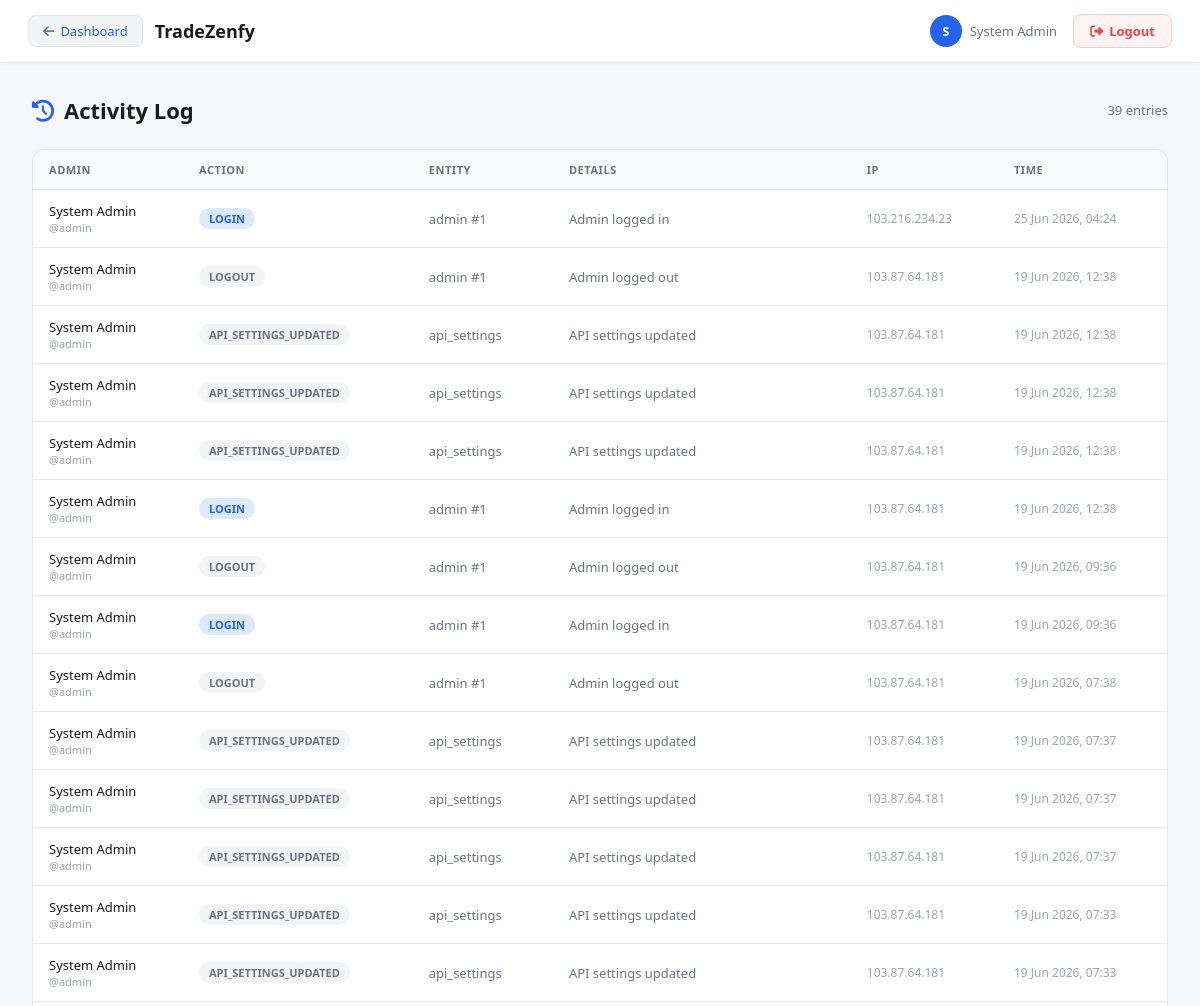
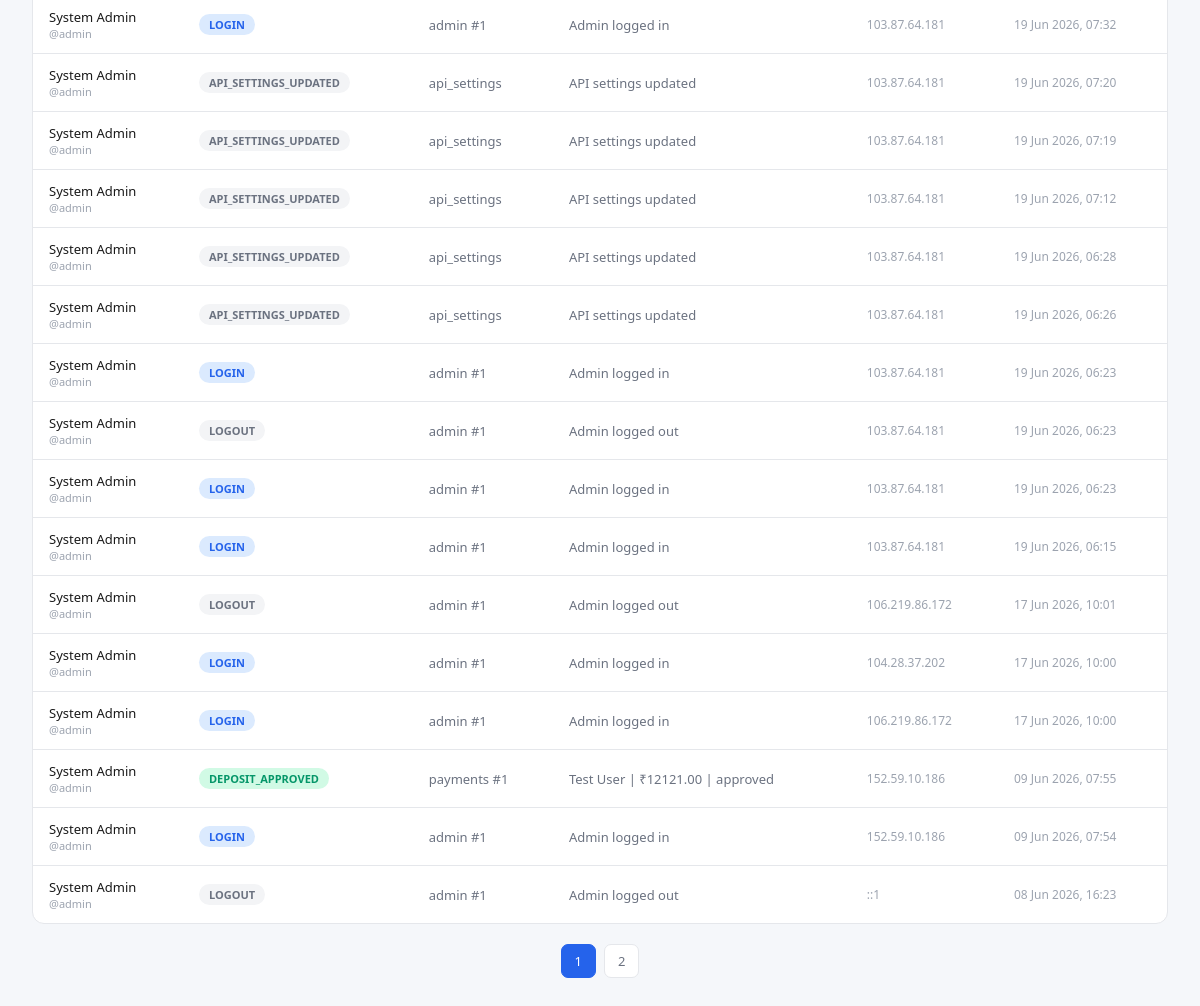
The app's page /admin/activity-log.php (signed in) with its own data (2 pictures, top to bottom).
### tables this page shows
CREATE TABLE IF NOT EXISTS `admin_activity_log` (
  `id` int(11) NOT NULL AUTO_INCREMENT,
  `admin_id` int(11) NOT NULL,
  `action` varchar(100) NOT NULL,
  `entity_type` varchar(50) DEFAULT NULL,
  `entity_id` int(11) DEFAULT NULL,
  `details` text DEFAULT NULL,
  `ip_address` varchar(45) DEFAULT NULL,
  `created_at` timestamp NOT NULL DEFAULT current_timestamp(),
  PRIMARY KEY (`id`)
);

### includes/middleware.php (called while the page is built, shortened)
<?php
function requireAdmin(): array {
    $db   = getDB();
    $stmt = $db->prepare("SELECT id, username, name, email, role FROM admins WHERE id = ? AND is_active = 1");
    $stmt->execute([$_SESSION['admin_id']]);
    $admin = $stmt->fetch();
    return $admin;
}

### admin/activity-log.php (the view, shortened to what this page needs)
<?php
require_once __DIR__ . '/../includes/middleware.php';
$admin = requireAdmin();
$db    = getDB();
$page    = max(1, (int)($_GET['page'] ?? 1));
$perPage = 30;
$offset  = ($page - 1) * $perPage;
$totalRows  = $db->query("SELECT COUNT(*) FROM admin_activity_log")->fetchColumn();
$totalPages = ceil($totalRows / $perPage);
$logs = $db->prepare("
    SELECT l.*, a.name, a.username
    FROM admin_activity_log l
    JOIN admins a ON a.id = l.admin_id
    ORDER BY l.created_at DESC
    LIMIT $perPage OFFSET $offset
");
$logs->execute();
$logs = $logs->fetchAll();
?>
<!DOCTYPE html>
<html lang="en">
<head>
<link rel="stylesheet" href="https://cdnjs.cloudflare.com/ajax/libs/font-awesome/6.4.0/css/all.min.css">
</head>
<body>
<?php include __DIR__ . '/../includes/admin-header.php'; ?>
<div class="main" style="padding:32px">
  <div class="page-header">
    <h1><i class="fa fa-history" style="color:#2563EB;margin-right:10px"></i>Activity Log</h1>
    <span style="font-size:13px;color:#6B7280"><?= number_format($totalRows) ?> entries</span>
  </div>
  <div class="card">
    <table>
      <thead><tr><th>Admin</th><th>Action</th><th>Entity</th><th>Details</th><th>IP</th><th>Time</th></tr></thead>
      <tbody>
        <?php foreach ($logs as $log):
          $actionLower = strtolower($log['action']);
          $chipClass   = str_contains($actionLower, 'login') ? 'login' : (str_contains($actionLower, 'approve') || str_contains($actionLower, 'approved') ? 'approve' : (str_contains($actionLower, 'reject') ? 'rejected' : (str_contains($actionLower, 'credit') ? 'credit' : (str_contains($actionLower, 'debit') ? 'debit' : ''))));
        ?>
        <tr>
          <td>
            <div style="font-weight:500"><?= htmlspecialchars($log['name']) ?></div>
            <div style="font-size:11px;color:#9CA3AF">@<?= htmlspecialchars($log['username']) ?></div>
          </td>
          <td><span class="action-chip <?= $chipClass ?>"><?= htmlspecialchars($log['action']) ?></span></td>
          <td style="color:#6B7280"><?= htmlspecialchars($log['entity_type'] ?? '—') ?><?= $log['entity_id'] ? ' #' . $log['entity_id'] : '' ?></td>
          <td style="color:#6B7280;max-width:280px;white-space:nowrap;overflow:hidden;text-overflow:ellipsis"><?= htmlspecialchars($log['details'] ?? '—') ?></td>
          <td style="color:#9CA3AF;font-size:12px"><?= htmlspecialchars($log['ip_address'] ?? '—') ?></td>
          <td style="color:#9CA3AF;font-size:12px;white-space:nowrap"><?= date('d M Y, H:i', strtotime($log['created_at'])) ?></td>
        </tr>
        <?php endforeach; ?>
      </tbody>
    </table>
  </div>
  <?php if ($totalPages > 1): ?>
  <div class="pagination">
    <?php for ($i = 1; $i <= $totalPages; $i++): ?>
      <?php if ($i === $page): ?><span class="current"><?= $i ?></span>
      <?php else: ?><a href="?page=<?= $i ?>"><?= $i ?></a><?php endif; ?>
    <?php endfor; ?>
  </div>
  <?php endif; ?>
</div>
</body>
</html>

### includes/admin-header.php (shortened to what this page needs)
<?php
$adminName = $admin['name'] ?? 'Admin';
$adminInitial = strtoupper(substr($adminName, 0, 1));
?>
<div class="top-header">
  <div class="logo">
    <a href="index.php" class="back-btn"><i class="fa fa-arrow-left"></i> <span>Dashboard</span></a>
    TradeZenfy
  </div>
  <div class="header-right">
    <div class="admin-badge">
      <div class="avatar"><?= $adminInitial ?></div>
      <span><?= htmlspecialchars($adminName) ?></span>
    </div>
    <a href="../logout.php" class="logout-btn"><i class="fa fa-sign-out-alt"></i> <span>Logout</span></a>
  </div>
</div>

### admin/activity-log.php (style rules this page uses)
*, *::before, *::after { box-sizing: border-box; margin: 0; padding: 0; }
body { font-family: 'Segoe UI', sans-serif; background: #F5F7FA; color: #1A1A1A; min-height: 100vh; overflow-x: hidden; }
.page-header { display: flex; align-items: center; justify-content: space-between; margin-bottom: 24px; }
.page-header h1 { font-size: 22px; font-weight: 600; }
.card { background: #FFFFFF; border: 1px solid #E5E7EB; border-radius: 12px; overflow: hidden; }
table { width: 100%; border-collapse: collapse; }
th { font-size: 11px; color: #6B7280; text-transform: uppercase; letter-spacing: .05em; padding: 12px 16px; text-align: left; background: #F9FAFB; }
td { padding: 12px 16px; font-size: 13px; border-top: 1px solid #E5E7EB; vertical-align: middle; }
.action-chip { display: inline-block; padding: 3px 10px; border-radius: 20px; font-size: 11px; font-weight: 600; background: #F3F4F6; color: #6B7280; }
.action-chip.login { background: #DBEAFE; color: #2563EB; }
.action-chip.approve { background: #D1FAE5; color: #059669; }
.pagination { display: flex; gap: 8px; margin-top: 20px; justify-content: center; }
.pagination a, .pagination span { padding: 7px 13px; border-radius: 7px; font-size: 13px; background: #FFFFFF; border: 1px solid #E5E7EB; color: #6B7280; text-decoration: none; }
.pagination a:hover, .pagination .current { background: #2563EB; color: #fff; border-color: #2563EB; }

### includes/admin-header.php (style rules this page uses)
.top-header { background: #fff; border-bottom: 1px solid #E5E7EB; padding: 14px 28px; display: flex; align-items: center; justify-content: space-between; position: sticky; top: 0; z-index: 100; box-shadow: 0 1px 3px rgba(0,0,0,0.05); }
.top-header .logo { font-size: 18px; font-weight: 700; color: #1A1A1A; text-decoration: none; display: flex; align-items: center; gap: 12px; }
.top-header .logo span { color: #2563EB; }
.top-header .logo .back-btn { display: inline-flex; align-items: center; gap: 6px; padding: 6px 14px; background: #F3F4F6; border: 1px solid #E5E7EB; border-radius: 8px; color: #6B7280; font-size: 13px; font-weight: 500; text-decoration: none; transition: all .15s; }
.header-right { display: flex; align-items: center; gap: 16px; }
.admin-badge { display: flex; align-items: center; gap: 8px; font-size: 13px; color: #6B7280; }
.admin-badge .avatar { width: 32px; height: 32px; border-radius: 50%; background: #2563EB; display: flex; align-items: center; justify-content: center; font-size: 13px; font-weight: 700; color: #fff; }
.logout-btn { padding: 7px 16px; background: #FEF2F2; color: #EF4444; border: 1px solid #FECACA; border-radius: 8px; font-size: 13px; font-weight: 600; cursor: pointer; text-decoration: none; display: inline-flex; align-items: center; gap: 6px; transition: background .2s; }

### records on screen
admin_activity_log: admin.name "System Admin", admin.username "admin", action "LOGIN", entity_type "admin", entity "1", details "Admin logged in", ip_address "103.216.234.23", created_at "25 Jun 2026, 04:24"
admin_activity_log: admin.name "System Admin", admin.username "admin", action "LOGOUT", entity_type "admin", entity "1", details "Admin logged out", ip_address "103.87.64.181", created_at "19 Jun 2026, 12:38"
admin_activity_log: admin.name "System Admin", admin.username "admin", action "API_SETTINGS_UPDATED", entity_type "api_settings", details "API settings updated", ip_address "103.87.64.181", created_at "19 Jun 2026, 12:38"
admin_activity_log: admin.name "System Admin", admin.username "admin", action "API_SETTINGS_UPDATED", entity_type "api_settings", details "API settings updated", ip_address "103.87.64.181", created_at "19 Jun 2026, 12:38"
admin_activity_log: admin.name "System Admin", admin.username "admin", action "API_SETTINGS_UPDATED", entity_type "api_settings", details "API settings updated", ip_address "103.87.64.181", created_at "19 Jun 2026, 12:38"
admin_activity_log: admin.name "System Admin", admin.username "admin", action "LOGIN", entity_type "admin", entity "1", details "Admin logged in", ip_address "103.87.64.181", created_at "19 Jun 2026, 12:38"
admin_activity_log: admin.name "System Admin", admin.username "admin", action "LOGOUT", entity_type "admin", entity "1", details "Admin logged out", ip_address "103.87.64.181", created_at "19 Jun 2026, 09:36"
admin_activity_log: admin.name "System Admin", admin.username "admin", action "LOGIN", entity_type "admin", entity "1", details "Admin logged in", ip_address "103.87.64.181", created_at "19 Jun 2026, 09:36"
admin_activity_log: admin.name "System Admin", admin.username "admin", action "LOGOUT", entity_type "admin", entity "1", details "Admin logged out", ip_address "103.87.64.181", created_at "19 Jun 2026, 07:38"
admin_activity_log: admin.name "System Admin", admin.username "admin", action "API_SETTINGS_UPDATED", entity_type "api_settings", details "API settings updated", ip_address "103.87.64.181", created_at "19 Jun 2026, 07:37"
admin_activity_log: admin.name "System Admin", admin.username "admin", action "API_SETTINGS_UPDATED", entity_type "api_settings", details "API settings updated", ip_address "103.87.64.181", created_at "19 Jun 2026, 07:37"
admin_activity_log: admin.name "System Admin", admin.username "admin", action "API_SETTINGS_UPDATED", entity_type "api_settings", details "API settings updated", ip_address "103.87.64.181", created_at "19 Jun 2026, 07:37"
admin_activity_log: admin.name "System Admin", admin.username "admin", action "API_SETTINGS_UPDATED", entity_type "api_settings", details "API settings updated", ip_address "103.87.64.181", created_at "19 Jun 2026, 07:33"
admin_activity_log: admin.name "System Admin", admin.username "admin", action "API_SETTINGS_UPDATED", entity_type "api_settings", details "API settings updated", ip_address "103.87.64.181", created_at "19 Jun 2026, 07:33"
admin_activity_log: admin.name "System Admin", admin.username "admin", action "LOGIN", entity_type "admin", entity "1", details "Admin logged in", ip_address "103.87.64.181", created_at "19 Jun 2026, 07:32"
admin_activity_log: admin.name "System Admin", admin.username "admin", action "API_SETTINGS_UPDATED", entity_type "api_settings", details "API settings updated", ip_address "103.87.64.181", created_at "19 Jun 2026, 07:20"
admin_activity_log: admin.name "System Admin", admin.username "admin", action "API_SETTINGS_UPDATED", entity_type "api_settings", details "API settings updated", ip_address "103.87.64.181", created_at "19 Jun 2026, 07:19"
admin_activity_log: admin.name "System Admin", admin.username "admin", action "API_SETTINGS_UPDATED", entity_type "api_settings", details "API settings updated", ip_address "103.87.64.181", created_at "19 Jun 2026, 07:12"
admin_activity_log: admin.name "System Admin", admin.username "admin", action "API_SETTINGS_UPDATED", entity_type "api_settings", details "API settings updated", ip_address "103.87.64.181", created_at "19 Jun 2026, 06:28"
admin_activity_log: admin.name "System Admin", admin.username "admin", action "API_SETTINGS_UPDATED", entity_type "api_settings", details "API settings updated", ip_address "103.87.64.181", created_at "19 Jun 2026, 06:26"
admin_activity_log: admin.name "System Admin", admin.username "admin", action "LOGIN", entity_type "admin", entity "1", details "Admin logged in", ip_address "103.87.64.181", created_at "19 Jun 2026, 06:23"
admin_activity_log: admin.name "System Admin", admin.username "admin", action "LOGOUT", entity_type "admin", entity "1", details "Admin logged out", ip_address "103.87.64.181", created_at "19 Jun 2026, 06:23"
admin_activity_log: admin.name "System Admin", admin.username "admin", action "LOGIN", entity_type "admin", entity "1", details "Admin logged in", ip_address "103.87.64.181", created_at "19 Jun 2026, 06:23"
admin_activity_log: admin.name "System Admin", admin.username "admin", action "LOGIN", entity_type "admin", entity "1", details "Admin logged in", ip_address "103.87.64.181", created_at "19 Jun 2026, 06:15"
admin_activity_log: admin.name "System Admin", admin.username "admin", action "LOGOUT", entity_type "admin", entity "1", details "Admin logged out", ip_address "106.219.86.172", created_at "17 Jun 2026, 10:01"
admin_activity_log: admin.name "System Admin", admin.username "admin", action "LOGIN", entity_type "admin", entity "1", details "Admin logged in", ip_address "104.28.37.202", created_at "17 Jun 2026, 10:00"
admin_activity_log: admin.name "System Admin", admin.username "admin", action "LOGIN", entity_type "admin", entity "1", details "Admin logged in", ip_address "106.219.86.172", created_at "17 Jun 2026, 10:00"
admin_activity_log: admin.name "System Admin", admin.username "admin", action "DEPOSIT_APPROVED", entity_type "payments", entity "1", details "Test User | ₹12121.00 | approved", ip_address "152.59.10.186", created_at "09 Jun 2026, 07:55"
admin_activity_log: admin.name "System Admin", admin.username "admin", action "LOGIN", entity_type "admin", entity "1", details "Admin logged in", ip_address "152.59.10.186", created_at "09 Jun 2026, 07:54"
admin_activity_log: admin.name "System Admin", admin.username "admin", action "LOGOUT", entity_type "admin", entity "1", details "Admin logged out", ip_address "::1", created_at "08 Jun 2026, 16:23"

### other values on screen
$adminInitial "S"
$adminName "System Admin"
$totalRows "39"
